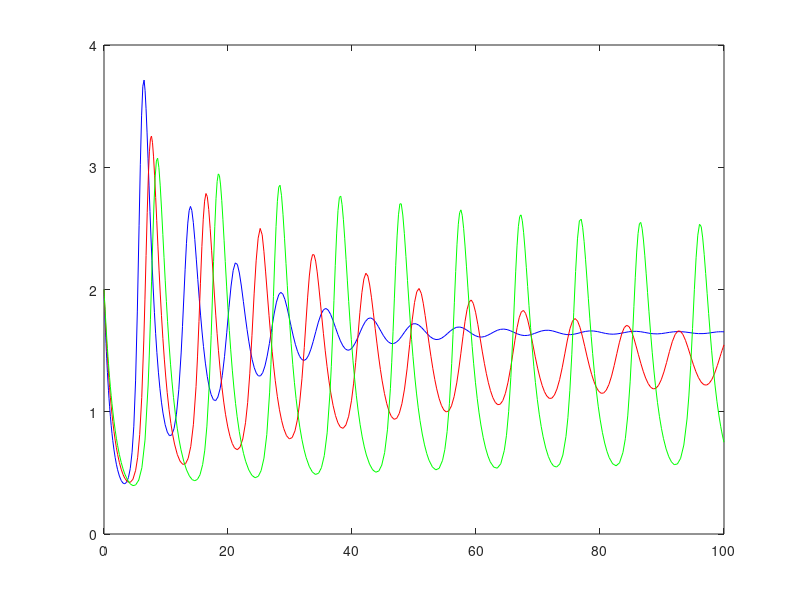

Reproduce this figure in MATLAB. (Note: this script raises an error after producing the figure.)
function model
[T,Y]   = ode45(@Bqfun1,[0 100],[2 2]);
[T1,Y1] = ode45(@Bqfun2,[0 100],[2 2]);
[T2,Y2] = ode45(@Bqfun3,[0 100],[2 2]);

plot (T,Y(:,2),'b',T1,Y1(:,2),'r',T2,Y2(:,2),'g');
h=legend('delta0 = 1','delta0 = 0.8','delta0 = 0.7',3)
xlabel('t');
ylabel('y');

function dy1 = Bqfun1(t,y)
dy1 = zeros(2,1);
r=2; K=50; theta=4; alpha=0.7; a=0.04; b=0.07; delta0=1; delta1=.3; c=0.7;
dy1=[(r*y(1)*(1-(y(1)/K))*((y(1))/(y(1)+theta))-(alpha*y(1)*y(2)/((1+a*y(1)+b*y(2)))))
    ((c*alpha*y(1)*y(2)/((1+a*y(1)+b*y(2))))-delta0*y(2)-delta1*y(2)*y(2))]

function dy2 = Bqfun2(t,y)
dy2 = zeros(2,1);
r=2; K=50; theta=4; alpha=0.7; a=0.04; b=0.07; delta0=0.8; delta1=.3; c=0.7;
dy2=[(r*y(1)*(1-(y(1)/K))*((y(1))/(y(1)+theta))-(alpha*y(1)*y(2)/((1+a*y(1)+b*y(2)))))
    ((c*alpha*y(1)*y(2)/((1+a*y(1)+b*y(2))))-delta0*y(2)-delta1*y(2)*y(2))]

function dy3 = Bqfun3(t,y)
dy3 = zeros(2,1);
r=2; K=50; theta=4; alpha=0.7; a=0.04; b=0.07; delta0=0.7; delta1=.3; c=0.7;
dy3=[(r*y(1)*(1-(y(1)/K))*((y(1))/(y(1)+theta))-(alpha*y(1)*y(2)/((1+a*y(1)+b*y(2)))))
    ((c*alpha*y(1)*y(2)/((1+a*y(1)+b*y(2))))-delta0*y(2)-delta1*y(2)*y(2))]